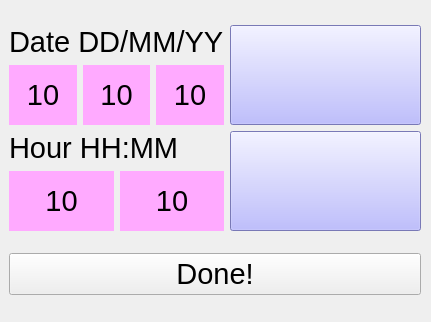
<?xml version="1.0" encoding="UTF-8"?>
<ui version="4.0">
 <class>RtcDialog</class>
 <widget class="QDialog" name="RtcDialog">
  <property name="geometry">
   <rect>
    <x>0</x>
    <y>0</y>
    <width>431</width>
    <height>322</height>
   </rect>
  </property>
  <property name="windowTitle">
   <string>Dialog</string>
  </property>
  <property name="styleSheet">
   <string notr="true"/>
  </property>
  <widget class="QWidget" name="verticalLayoutWidget">
   <property name="geometry">
    <rect>
     <x>9</x>
     <y>9</y>
     <width>412</width>
     <height>304</height>
    </rect>
   </property>
   <layout class="QVBoxLayout" name="verticalLayout">
    <item>
     <layout class="QHBoxLayout" name="horizontalLayout_4" stretch="0,0">
      <item>
       <layout class="QVBoxLayout" name="verticalLayout_3">
        <item>
         <layout class="QHBoxLayout" name="horizontalLayout_6">
          <item>
           <widget class="QLabel" name="label_2">
            <property name="font">
             <font>
              <pointsize>22</pointsize>
             </font>
            </property>
            <property name="text">
             <string>Date DD/MM/YY</string>
            </property>
           </widget>
          </item>
         </layout>
        </item>
        <item>
         <layout class="QHBoxLayout" name="horizontalLayout_3">
          <item>
           <widget class="QPushButton" name="dayButton">
            <property name="minimumSize">
             <size>
              <width>20</width>
              <height>60</height>
             </size>
            </property>
            <property name="font">
             <font>
              <pointsize>22</pointsize>
             </font>
            </property>
            <property name="styleSheet">
             <string notr="true">background-color: rgb(255, 170, 255);
border: 0px</string>
            </property>
            <property name="text">
             <string>10</string>
            </property>
           </widget>
          </item>
          <item>
           <widget class="QPushButton" name="monthButton">
            <property name="minimumSize">
             <size>
              <width>20</width>
              <height>60</height>
             </size>
            </property>
            <property name="font">
             <font>
              <pointsize>22</pointsize>
             </font>
            </property>
            <property name="styleSheet">
             <string notr="true">background-color: rgb(255, 170, 255);
border: 0px</string>
            </property>
            <property name="text">
             <string>10</string>
            </property>
           </widget>
          </item>
          <item>
           <widget class="QPushButton" name="yearButton">
            <property name="minimumSize">
             <size>
              <width>20</width>
              <height>60</height>
             </size>
            </property>
            <property name="font">
             <font>
              <pointsize>22</pointsize>
             </font>
            </property>
            <property name="styleSheet">
             <string notr="true">background-color: rgb(255, 170, 255);
border: 0px</string>
            </property>
            <property name="text">
             <string>10</string>
            </property>
           </widget>
          </item>
         </layout>
        </item>
        <item>
         <layout class="QHBoxLayout" name="horizontalLayout">
          <item>
           <widget class="QLabel" name="label">
            <property name="font">
             <font>
              <pointsize>22</pointsize>
             </font>
            </property>
            <property name="text">
             <string>Hour HH:MM</string>
            </property>
           </widget>
          </item>
         </layout>
        </item>
        <item>
         <layout class="QHBoxLayout" name="horizontalLayout_2">
          <item>
           <widget class="QPushButton" name="hourButton">
            <property name="minimumSize">
             <size>
              <width>20</width>
              <height>60</height>
             </size>
            </property>
            <property name="font">
             <font>
              <pointsize>22</pointsize>
             </font>
            </property>
            <property name="styleSheet">
             <string notr="true">background-color: rgb(255, 170, 255);
border: 0px</string>
            </property>
            <property name="text">
             <string>10</string>
            </property>
           </widget>
          </item>
          <item>
           <widget class="QPushButton" name="minuteButton">
            <property name="minimumSize">
             <size>
              <width>20</width>
              <height>60</height>
             </size>
            </property>
            <property name="font">
             <font>
              <pointsize>22</pointsize>
             </font>
            </property>
            <property name="styleSheet">
             <string notr="true">background-color: rgb(255, 170, 255);
border: 0px</string>
            </property>
            <property name="text">
             <string>10</string>
            </property>
           </widget>
          </item>
         </layout>
        </item>
       </layout>
      </item>
      <item>
       <layout class="QVBoxLayout" name="verticalLayout_2">
        <item>
         <widget class="QPushButton" name="UpButton">
          <property name="minimumSize">
           <size>
            <width>100</width>
            <height>100</height>
           </size>
          </property>
          <property name="styleSheet">
           <string notr="true">background-color: rgb(170, 170, 255);</string>
          </property>
          <property name="text">
           <string/>
          </property>
          <property name="icon">
           <iconset resource="diagnostics_res.qrc">
            <normaloff>:/buttons/resources/Arriba.png</normaloff>:/buttons/resources/Arriba.png</iconset>
          </property>
          <property name="iconSize">
           <size>
            <width>75</width>
            <height>75</height>
           </size>
          </property>
         </widget>
        </item>
        <item>
         <widget class="QPushButton" name="DwnButton">
          <property name="minimumSize">
           <size>
            <width>100</width>
            <height>100</height>
           </size>
          </property>
          <property name="styleSheet">
           <string notr="true">background-color: rgb(170, 170, 255);</string>
          </property>
          <property name="text">
           <string/>
          </property>
          <property name="icon">
           <iconset resource="diagnostics_res.qrc">
            <normaloff>:/buttons/resources/Abajo.png</normaloff>:/buttons/resources/Abajo.png</iconset>
          </property>
          <property name="iconSize">
           <size>
            <width>75</width>
            <height>75</height>
           </size>
          </property>
         </widget>
        </item>
       </layout>
      </item>
     </layout>
    </item>
    <item>
     <layout class="QHBoxLayout" name="horizontalLayout_5">
      <item>
       <widget class="QPushButton" name="doneButton">
        <property name="sizePolicy">
         <sizepolicy hsizetype="Minimum" vsizetype="Fixed">
          <horstretch>0</horstretch>
          <verstretch>0</verstretch>
         </sizepolicy>
        </property>
        <property name="font">
         <font>
          <pointsize>22</pointsize>
         </font>
        </property>
        <property name="text">
         <string>Done!</string>
        </property>
       </widget>
      </item>
     </layout>
    </item>
   </layout>
  </widget>
 </widget>
 <resources>
  <include location="diagnostics_res.qrc"/>
 </resources>
 <connections/>
</ui>
